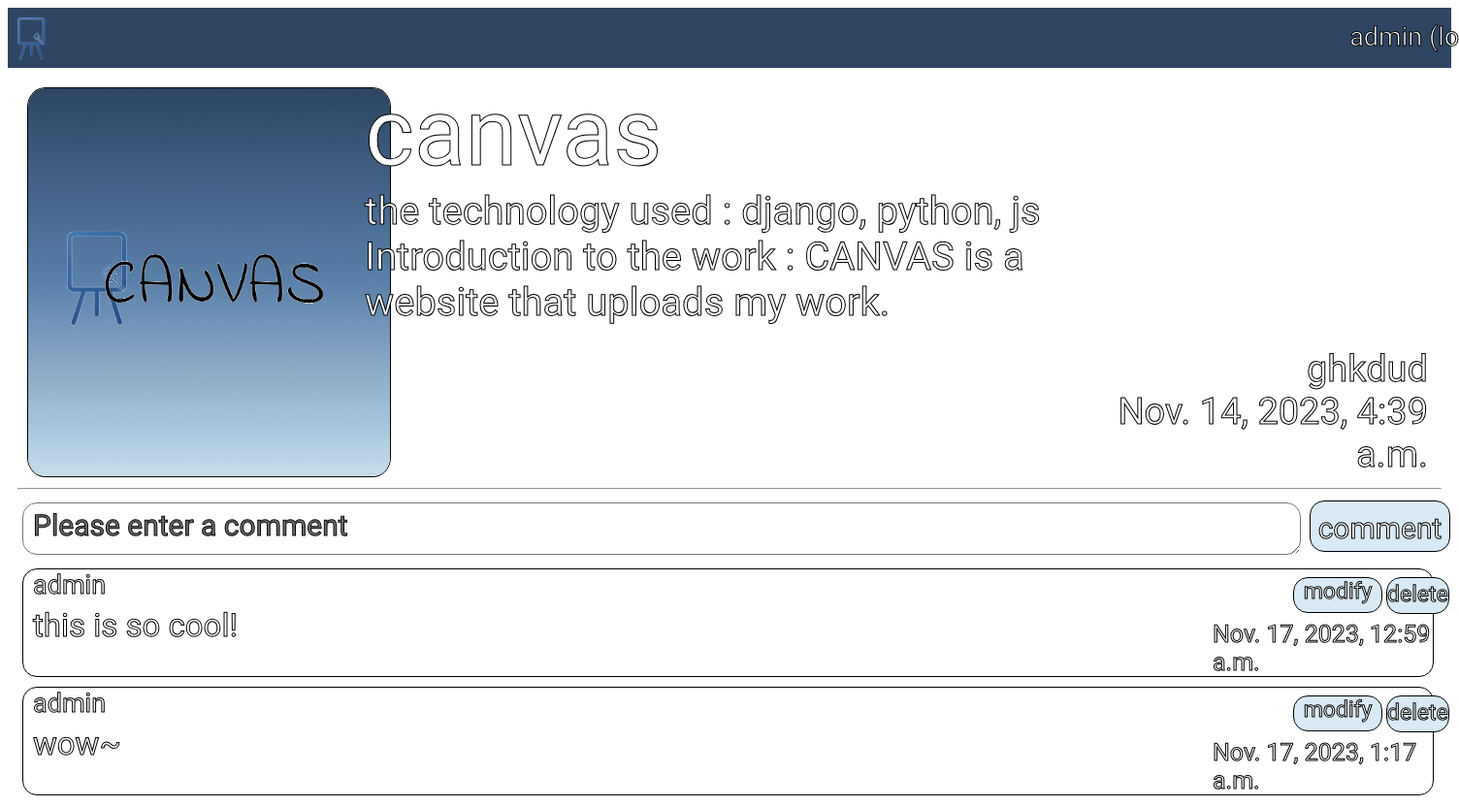
Screenshot of /palette/6/ (signed in) with the database file from the repository.
### palette/models.py (models this page shows, shortened)
class Drawing(models.Model):
    subject = models.CharField(max_length=200)
    author = models.ForeignKey(User, on_delete=models.CASCADE)
    content = models.TextField(default='')
    imgfile = models.ImageField(null=True, upload_to="", blank=True)
    uploadedFile = models.FileField(upload_to="result/")
    create_date = models.DateTimeField()
    modify_date = models.DateTimeField(null=True, blank=True)

class Comment(models.Model):
    author = models.ForeignKey(User, on_delete=models.CASCADE)
    drawing = models.ForeignKey(Drawing, on_delete=models.CASCADE)
    content = models.TextField()
    create_date = models.DateTimeField()
    modify_date = models.DateTimeField(null=True, blank=True)

### palette/views.py (the view)
# urls.py: path('<int:drawing_id>/', views.detail, name='detail'),
def detail(request, drawing_id):
    drawing = get_object_or_404(Drawing, pk=drawing_id)
    context = {'drawing': drawing}
    return render(request, 'palette/drawing_detail.html', context)

### templates/palette/drawing_detail.html (shortened to what this page needs)
{% extends 'base.html' %}
{% block content %}
<div class="top">
    <div class="img-wrapper">
        <img src="../../media/{{ drawing.imgfile }}">
    </div>
    <div class='intro'>
        <div class='subject'>{{ drawing.subject }}</div>
        <div class='content'>
            {{ drawing.content }}
        </div>
    </div>
    <div class="right">
        <div class="info">
            <div class='drawing_info'>
                <div class='drawing_user'>{{ drawing.author.username }}</div>
                <div class='drawing_date'>{{ drawing.create_date }}</div>
            </div>
        </div>
    </div>
</div>
<hr class='sep'>
<div class="bot">
    <form action = "{% url 'palette:comment_create' drawing.id %}" method="post">
        <textarea name="content" id="content" rows="15" placeholder="Please enter a comment" class='comment'></textarea>
        <input type="submit" value="comment" class='comment_submit'>
    </form>
        {% for comment in drawing.comment_set.all %}
            <div class='comment_box'>
                <div class="btn_comm">
                    <div class='comment_user'>{{ comment.author.username }}</div>
                    <div class="my-3">
                        {% if request.user == comment.author %}
                        <a href="{% url 'palette:comment_modify' comment.id  %}"
                        class="mod_btn">modify</a>
                        {% endif %}
                    </div>
                    {% if request.user == comment.author %}
                    <a href="#" class="delete btn btn-sm btn-outline-secondary "
                        data-uri="{% url 'palette:comment_delete' comment.id  %}">delete</a>
                    {% endif %}
                </div>
                <div class='comment_content'>{{ comment.content }}</div>
                <div class='comment_date'>{{ comment.create_date }}</div>
            </div>
        {% endfor %}
</div>
{% endblock %}

### templates/base.html (shortened to what this page needs)
{% load static %}
<!doctype html>
<html lang="ko">
<head>
</head>
<body>
<nav class="navbar">
    <div class="container-fluid">
        <a class="navbar-brand" href="{% url 'palette:index' %}"><img class='logo' src="/static/image/logo.png"></a>
        {% if user.is_authenticated %}
        <a class="nav-link" href="{% url 'common:logout' %}">{{ user.username }} (logout)</a>
        {% else %}
        <a class="nav-link" href="{% url 'common:login' %}">login</a>
        {% endif %}
    </div>
</nav>
{% block content %}
{% endblock %}
</body>
</html>

### templates/base.html (style rules this page uses)
.container-fluid { background-color: #2E4564; padding-bottom: 11px; }
.logo { width: 30px; }
.navbar-brand { position: relative; margin-left: 10px; top: 10px; }
.nav-link { position: relative; font-family: 'Indie Flower', cursive; text-decoration: none; color: #FFFFFF; left: 90%; text-align: left; font-size: 27px; -webkit-text-stroke: 1px black; top: -5px; }

### templates/palette/drawing_detail.html (style rules this page uses)
.top { display: flex; flex: auto; justify-content: space-between; }
.img-wrapper { display: flex; position: relative; width: 400px; height: 400px; border-radius: 5%; margin-top: 20px; margin-left: 20px; }
.img-wrapper img { border-radius: 5%; position: absolute; transform: translate(50, 50); width: 100%; height: 100%; object-fit: cover; margin: auto; border: 1px solid black; border-radius: 5%; }
.intro { position: relative; font-family: 'Indie Flower', cursive; color:white; -webkit-text-stroke: 1px black; margin-left: -3vh; }
.subject { margin-top: 10px; font-size: 97px; }
.content { position: relative; font-size: 40px; width: 90vh; }
.drawing_info { flex-direction: column; display: flex; font-family: 'Indie Flower', cursive; color:white; -webkit-text-stroke: 1px black; align-items: flex-end; position:relative; text-align: right; font-size: 38px; }
.info { display: flex; align-items: flex-end; }
.right { display: flex; flex-direction: column; justify-content: space-between; position: relative; margin-right: 3vh; }
.sep { position: relative; top: 5px; width: 98.5%; }
.bot { display: block; }
.comment { width: 163vh; height: 45px; border-radius: 15px; font-family: 'Indie Flower', cursive; font-size: 30px; color:white; -webkit-text-stroke: 1px black; padding-top: 5px; padding-left: 10px; margin-top: 10px; margin-left: 15px; }
.comment_submit { position: relative; top: -17px; width: 145px; height: 53px; border: 1px solid black; background-color: #D8EAF6; border-radius: 15px; font-family: 'Indie Flower', cursive; font-size: 30px; color:white; -webkit-text-stroke: 1px black; margin-left: 5px; padding-top: 5px; }
.comment_box { display: flex; flex-direction: column; position: relative; margin-left: 15px; width: 97%; margin-bottom: 10px; font-family: 'Indie Flower', cursive; color:white; border-radius: 15px; -webkit-text-stroke: 1px black; border: 1px solid black; padding-left: 10px; }
.btn_comm { display: flex; position: relative; }
.mod_btn { position: relative; margin-right: 0.5vh; margin-left: 153vh; display: block; width: 90px; height: 35px; text-align: center; text-decoration: none; border: 1px solid black; background-color: #D8EAF6; border-radius: 15px; font-family: 'Indie Flower', cursive; font-size: 23px; color:white; -webkit-text-stroke: 1px black; margin-top: 1vh; }
.delete { width: 80px; text-align: center; text-decoration: none; border: 1px solid black; background-color: #D8EAF6; border-radius: 15px; font-family: 'Indie Flower', cursive; font-size: 23px; color:white; -webkit-text-stroke: 1px black; padding-top: 3px; height: 33px; margin-top: 1vh; }
.comment_user { display: flex; font-size: 27px; }
.comment_content { display: flex; font-size: 33px; position: relative; margin-top: -1vh; }
.comment_date { display: flex; position: relative; font-size: 25px; padding-left: 152vh; margin-top: -3vh; }

### rows the page displays
Drawing: imgfile (picture), subject "canvas", content "the technology used : django, python, js Introduction to the work : CANVAS is a website that uploads my work.", author.username "ghkdud", create_date "Nov. 14, 2023, 4:39 a.m."
Comment: author.username "admin", shows "modify", shows "delete", content "this is so cool!", create_date "Nov. 17, 2023, 12:59 a.m."
Comment: author.username "admin", shows "modify", shows "delete", content "wow~", create_date "Nov. 17, 2023, 1:17 a.m."

### other values shown
{{ user.username }} "admin"
